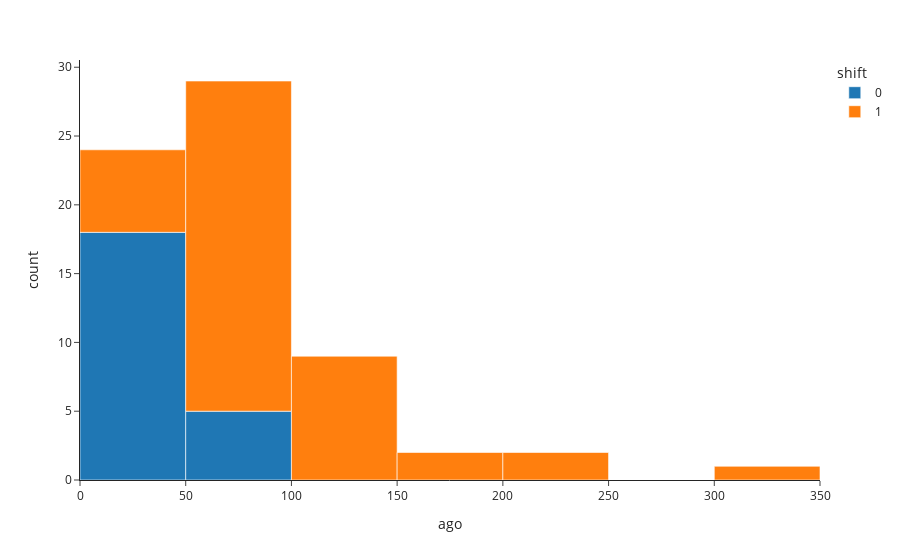

The notebook cell saved with this chart:
### Markdown cell above
The chart below is the distribution of the gas liters sold daily colored by the shift; '0' being night shift and '1' being day shift.  it looks like 50 liters is the average in the night shifts and 50-100 liters is the most frequent in the day shift. the is also some outliers in the day shift. we have only five instances that are larger than  150 liters.

### Code cell
px.histogram(data, x='ago', template='simple_white',  color = 'shift')

### Figure 1 — Plotly figure (JSON) as saved in the notebook; plotly's stock layout.template omitted (floating-point values rounded to 4 significant figures)
{"data": [{"alignmentgroup": "True", "bingroup": "x", "hovertemplate": "shift=0<br>ago=%{x}<br>count=%{y}<extra></extra>", "legendgroup": "0", "marker": {"color": "#1F77B4", "pattern": {"shape": ""}}, "name": "0", "offsetgroup": "0", "orientation": "v", "showlegend": true, "type": "histogram", "x": [8.05, 21.26, 41.07, 30, 50.76, 44.63, 65.45, 22.19, 25.04, 19.81, 68.68, 66.07, 28.53, 47.99, 49.64, 24.24, 43.94, 26.98, 20.29, 37.52, 39.3, 45.72, 61.87], "xaxis": "x", "yaxis": "y"}, {"alignmentgroup": "True", "bingroup": "x", "hovertemplate": "shift=1<br>ago=%{x}<br>count=%{y}<extra></extra>", "legendgroup": "1", "marker": {"color": "#FF7F0E", "pattern": {"shape": ""}}, "name": "1", "offsetgroup": "1", "orientation": "v", "showlegend": true, "type": "histogram", "x": [103.2, 125.9, 74.72, 87.92, 52.95, 104.5, 99.79, 12.89, 52.56, 116.7, 46.05, 119.7, 131.4, 177.0, 73.68, 236.1, 78.59, 85.51, 49.93, 69.31, 37.27, 94.87, 79.81, 49.13, 83.2, 62.43, 76.69, 57.7, 343.0, 92.83, 82.57, 71.55, 69.32, 75.81, 47.02, 114.7, 76.13, 212.3, 54.7, 110.0, 75.49, 103.8, 52.95, 152.6], "xaxis": "x", "yaxis": "y"}], "layout": {"barmode": "relative", "legend": {"title": {"text": "shift"}, "tracegroupgap": 0}, "margin": {"t": 60}, "xaxis": {"anchor": "y", "domain": [0, 1], "title": {"text": "ago"}}, "yaxis": {"anchor": "x", "domain": [0, 1], "title": {"text": "count"}}}}
